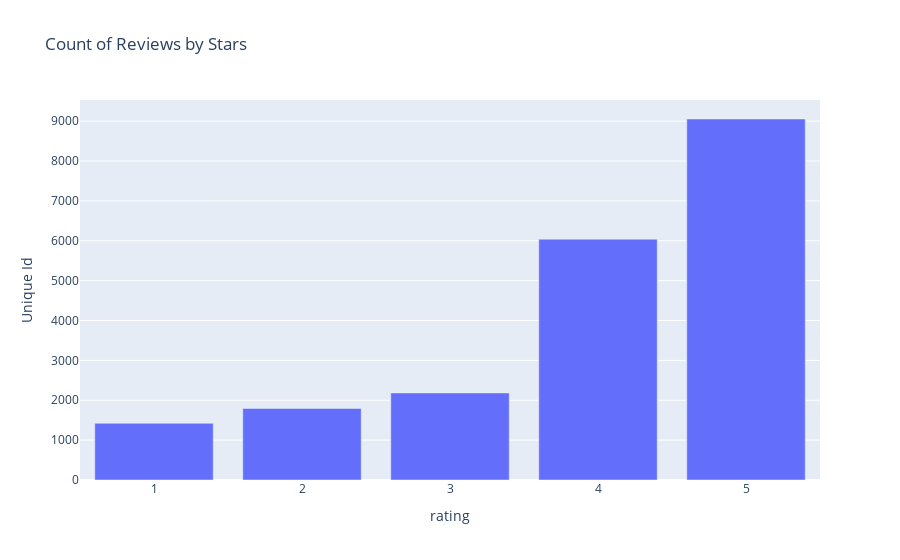

The notebook cell saved with this chart:
### Code cell
# plot structure
fig = px.bar(dfg,
             x='rating',
             y='Unique Id',
             title='Count of Reviews by Stars')

# plot
fig.show()

### Figure 1 — Plotly figure (JSON) as saved in the notebook; plotly's stock layout.template omitted (floating-point values rounded to 4 significant figures)
{"data": [{"alignmentgroup": "True", "hovertemplate": "rating=%{x}<br>Unique Id=%{y}<extra></extra>", "legendgroup": "", "marker": {"color": "#636efa", "pattern": {"shape": ""}}, "name": "", "offsetgroup": "", "orientation": "v", "showlegend": false, "textposition": "auto", "type": "bar", "x": [1, 2, 3, 4, 5], "xaxis": "x", "y": [1421, 1793, 2184, 6039, 9054], "yaxis": "y"}], "layout": {"barmode": "relative", "legend": {"tracegroupgap": 0}, "title": {"text": "Count of Reviews by Stars"}, "xaxis": {"anchor": "y", "domain": [0, 1], "title": {"text": "rating"}}, "yaxis": {"anchor": "x", "domain": [0, 1], "title": {"text": "Unique Id"}}}}
